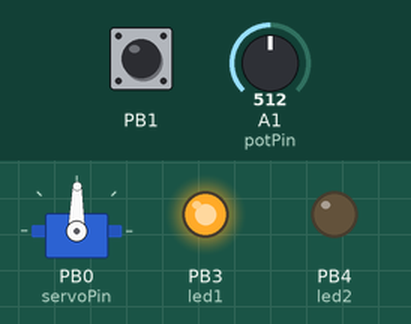
Bench run of a sketch on a simulated ATtiny85, built with avr-gcc and run on an emulated ATtiny85. Parts: servo, output pins drawn as LEDs (lit = HIGH). Wiring (inferred from the names in the program): servo: signal PB0. The inputs (shaded band) are chosen by the test bench; at power-on: PB1 HIGH, A1 (potPin) = 512. Servo pulses on a pin are drawn as a servo (544–2400 µs = 0–180°); pins used as bus, display or sensor lines are not drawn.

Above: at 1.2 s.
1.3 s: PB1 pulled LOW for 3.2 s
At 2.2 s:
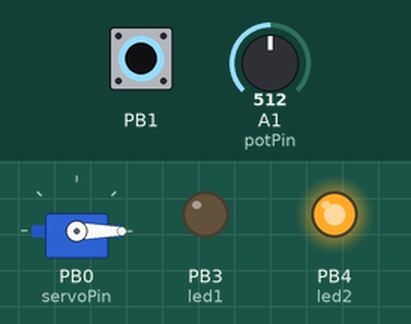
6.0 s: PB1 pulled LOW for 0.15 s
At 8.8 s:
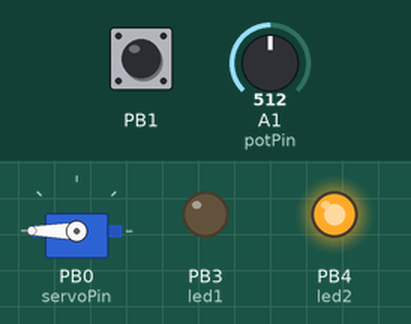
9.1 s: PB1 pulled LOW for 1 s
At 9.9 s:
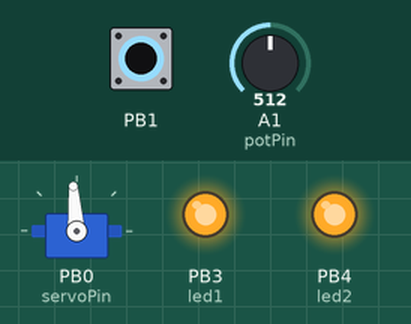
11.6 s: A1 (potPin) set to 716
At 12.2 s:
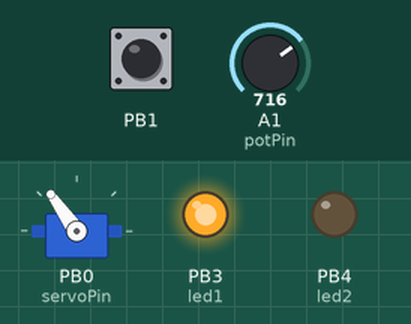
13.1 s: A1 (potPin) set to 900
At 14.3 s:
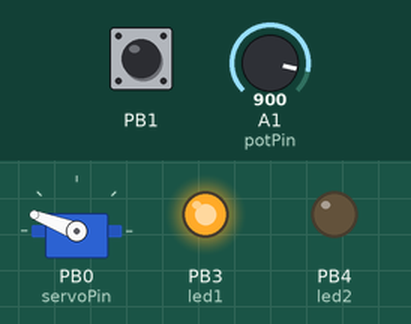
14.6 s: A1 (potPin) set to 1023
At 15.6 s:
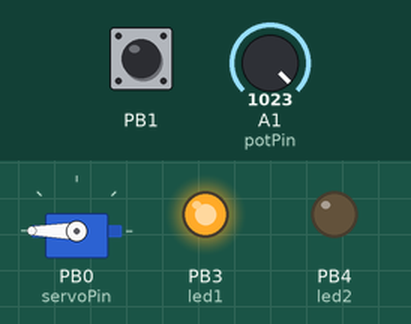
Timing chart, 0 to 17.1 s (numbered marks = the images above; inputs shaded):
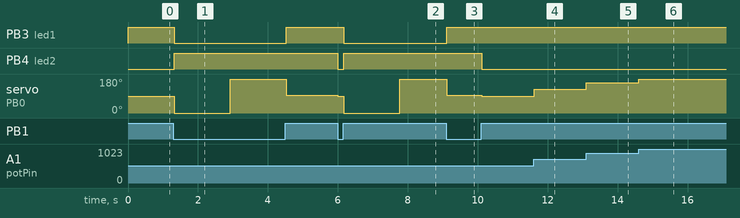

Measured:
- after the input at 1.3 s, PB3 (led1): HIGH → LOW at once, → HIGH 3.2 s later; PB4 (led2): LOW → HIGH at once; servo on PB0 (servoPin): 89° → 0° at once, → 180° 1.6 s later, → 94° 1.6 s later
- after the input at 6.0 s, PB3 (led1): HIGH → LOW after 0.17 s; PB4 (led2): HIGH → LOW at once, → HIGH 0.16 s later; servo on PB0 (servoPin): 94° → 89° at once, → 0° 0.16 s later, → 180° 1.6 s later
- after the input at 9.1 s, PB3 (led1): LOW → HIGH at once; PB4 (led2): HIGH → LOW after 1.0 s
- after the input at 11.6 s, servo on PB0 (servoPin): 89° → 125° at once
- after the input at 13.1 s, servo on PB0 (servoPin): 125° → 159° at once
- after the input at 14.6 s, servo on PB0 (servoPin): 159° → 180° at once

The sketch:

servo_tester.ino
```cpp
const int servoPin = 0; // PB0
const int led1 = 3;     // PB3
const int led2 = 4;     // PB4
const int potPin = A1;  // PB2

// 0 = MANUAL (potenciómetro) | 1 = AUTOMÁTICO (varrimento) | 2 = TRIM/NEUTRO
volatile uint8_t mode = 0;  // ALTERADO NA INTERRUPÇÃO

// -------------------------
// INTERRUPÇÃO BOTÃO (PB1)
// -------------------------
ISR(PCINT0_vect) {
  mode = (mode + 1) % 3; // avança para o próximo modo
}

void setup() {
  pinMode(servoPin, OUTPUT);
  pinMode(led1, OUTPUT);
  pinMode(led2, OUTPUT);

  pinMode(potPin, INPUT);

  // PB1 como input com pullup (botão para GND)
  pinMode(1, INPUT_PULLUP);

  // -------------------------
  // ATIVAR PIN CHANGE INTERRUPT NO PB1
  // -------------------------
  GIMSK |= (1 << PCIE);    // ativa PCINT
  PCMSK |= (1 << PCINT1);  // ativa interrupção no PB1
  sei();                   // ativa interrupções globais
}

void loop() {

  // -------------------------
  // MODO POTENCIÓMETRO
  // -------------------------
  if (mode == 0) {

    digitalWrite(led1, HIGH);
    digitalWrite(led2, LOW);

    int potValue = analogRead(potPin);
    int pulse = map(potValue, 0, 1023, 500, 2400);

    digitalWrite(servoPin, HIGH);
    delayMicroseconds(pulse);
    digitalWrite(servoPin, LOW);
    delayMicroseconds(20000 - pulse);
  }

  // -------------------------
  // MODO AUTOMÁTICO
  // -------------------------
  else if (mode == 1) {

    digitalWrite(led1, LOW);
    digitalWrite(led2, HIGH);

    // 0°
    for (int i = 0; i < 80; i++) {
      if (mode != 1) return; // sai imediatamente se mudar modo

      digitalWrite(servoPin, HIGH);
      delayMicroseconds(500);
      digitalWrite(servoPin, LOW);
      delayMicroseconds(19500);
    }

    // 180°
    for (int i = 0; i < 80; i++) {
      if (mode != 1) return;

      digitalWrite(servoPin, HIGH);
      delayMicroseconds(2400);
      digitalWrite(servoPin, LOW);
      delayMicroseconds(17600);
    }
  }

  // -------------------------
  // MODO TRIM / NEUTRO
  // -------------------------
  else {

    digitalWrite(led1, HIGH);
    digitalWrite(led2, HIGH);

    // pulso fixo central (1500us = neutro)
    digitalWrite(servoPin, HIGH);
    delayMicroseconds(1500);
    digitalWrite(servoPin, LOW);
    delayMicroseconds(18500);
  }
}
```
